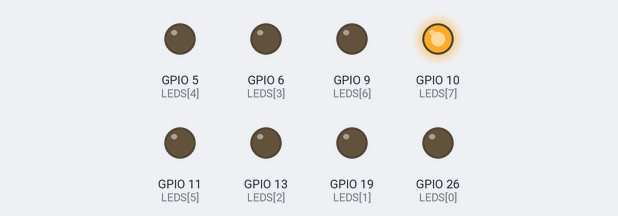
The program below on a simulated Raspberry Pi (BCM pin numbers). Shown: output pins drawn as LEDs (lit = HIGH).

Above: at 0.1 s.
At 4.1 s:
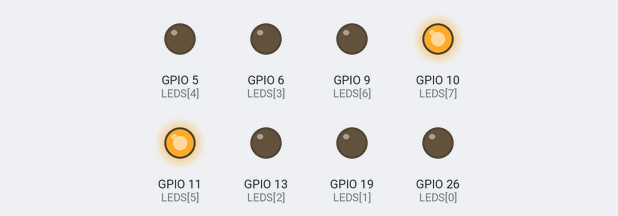
At 9.1 s:
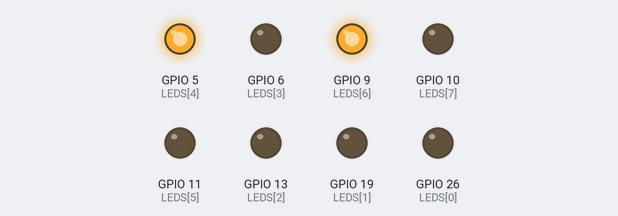
At 19.1 s:
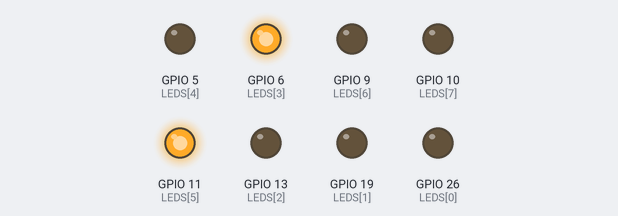
At 29.1 s:
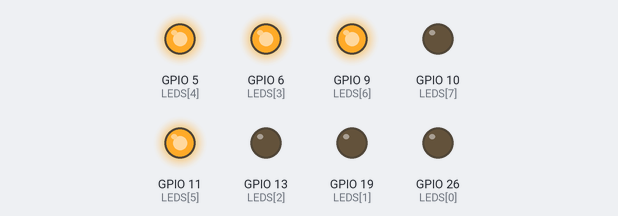
At 39.1 s:
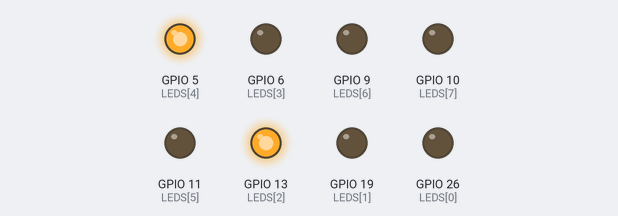
Timing chart, 0 to 40.0 s (numbered marks = the images above):
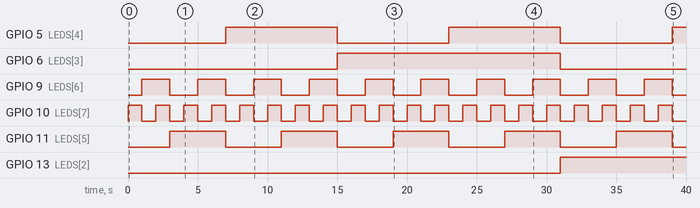

The program:

LEDCounter.py
```python
#-----------------------------------------------------------------
#            		LED BINARY COUNTER
#            		==================
# In this project 8 LEDs are connected to the Raspberry Pi. The
# program counts up in binary and displays the results on these
# LEDs. 1 second delay is inserted between each output
#
# Author: Dogan Ibrahim
# File  : LEDCounter.py
# Date  : October 2020
#-------------------------------------------------------------------
import RPi.GPIO as GPIO
import time
GPIO.setwarnings(False)
GPIO.setmode(GPIO.BCM)			# GPIO mode BCM

LEDS = (26, 19, 13, 6, 5, 11, 9, 10)	# LED connections
					# LSB=10, MSB=26
#
# This function sends 8-bit data (0-255) to the port
#
def Port_Output(x, PORT):
   b = bin(x)				# Convert to binary
   b = b.replace("0b", "")		# Remove leading "0b"
   diff = 8 - len(b)			# Find the length
   for i in range (0, diff):
      b = "0" + b			# insert leading 0s

   for i in range (0, 8):
      if b[i] == "1":
         GPIO.output(PORT[i], 1)	# Send 1
      else:
         GPIO.output(PORT[i], 0)	# Send 0
   return

#
# Configure the LEDs as outputs and turn them all OFF
#
for led in LEDS:
   GPIO.setup(led, GPIO.OUT)		# LEDs are outputs
   GPIO.output(led, 0)			# Turn OFF all LEDs

count = 1				# Initialize count

try:
   while True:				# Do Forever
      Port_Output(count, LEDS)		# Send to LEDs
      time.sleep(1)			# Wait 1 second
      count = count + 1			# Increment count
      if count > 255:			# If > 255 ...
        count = 0			# Back to 0

except KeyboardInterrupt:		# Keyboard interrupt
   Port_Output(0, LEDS)			# Set all LEDS to OFF
   GPIO.cleanup()			# Cleanup GPIO
   print("End of program")
```

Measured:
- by itself, GPIO 5 (LEDS[4]): alternates HIGH for 8.0 s and LOW for 8.0 s
- by itself, GPIO 6 (LEDS[3]): LOW → HIGH at 15.0 s, → LOW 16.0 s later
- by itself, GPIO 9 (LEDS[6]): alternates HIGH for 2.0 s and LOW for 2.0 s
- by itself, GPIO 10 (LEDS[7]): alternates HIGH for 1.0 s and LOW for 1.0 s
- by itself, GPIO 11 (LEDS[5]): alternates HIGH for 4.0 s and LOW for 4.0 s
- by itself, GPIO 13 (LEDS[2]): LOW → HIGH at 31.0 s
